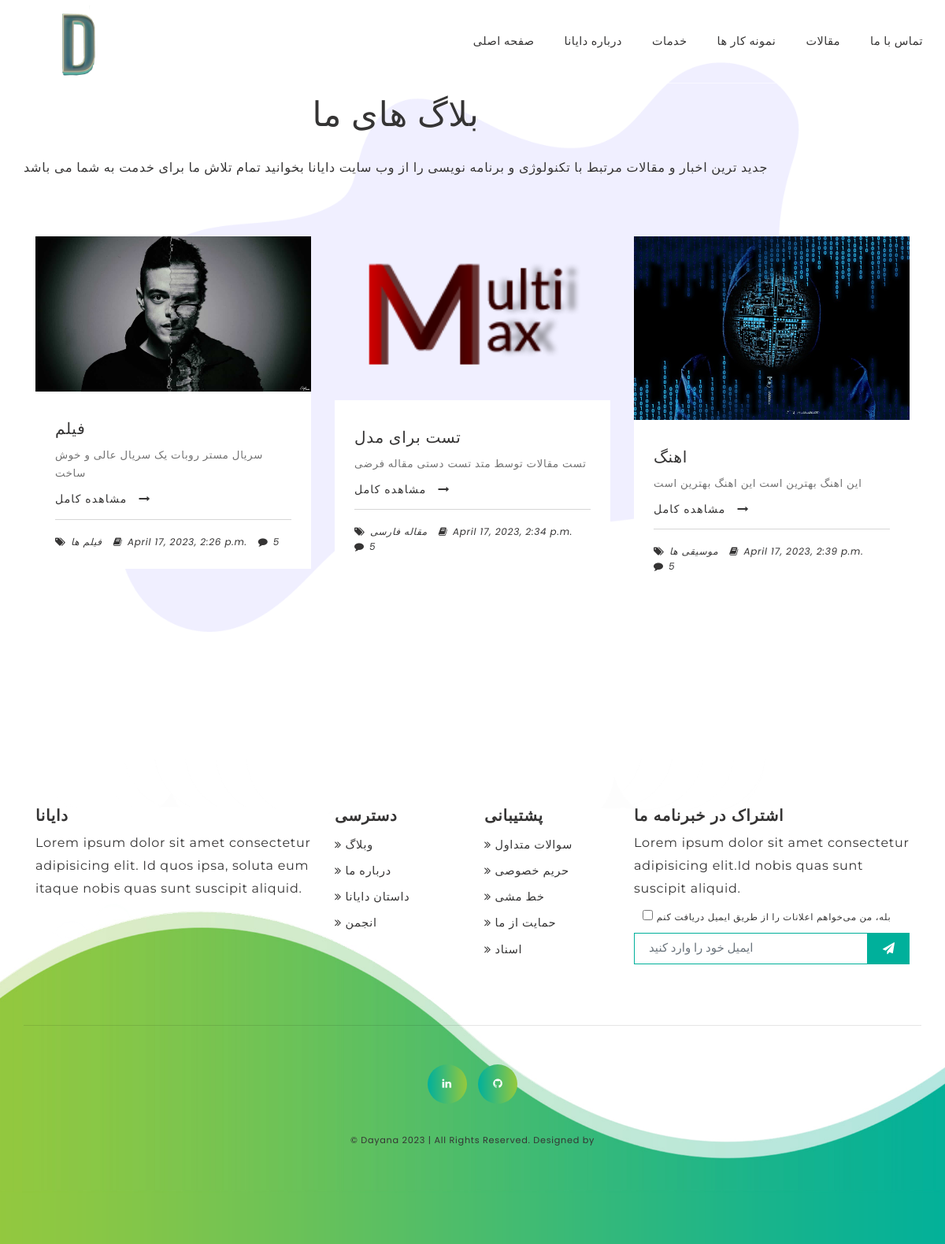
Screenshot of /blog/ with the database file from the repository.
### blog/models.py (models this page shows, shortened)
class Article(models.Model):
    title   = models.CharField(max_length=100)
    content = models.TextField()
    publish = models.BooleanField(default=True)
    image   = models.ImageField(upload_to='images/')
    created_at = models.DateTimeField(auto_now_add=True)
    category   = models.CharField(max_length=50)

### blog/views.py (the view)
# urls.py: path('blog/',blogs,name='blog'),
def blogs (request):
    blogs = Article.objects.all()
    context = {
        'blogs':blogs
    }
    return render(request,'blog.html',context)

### templates/blog.html
{% extends 'base.html' %}
{% block content%}
 <section class="blog padding" id="blog" data-scroll-index="6">
    <div class="container">
        <div class="row">
            <div class="text-center">
                <h2 class="heading-primary mb-5">بلاگ های ما</h2>
                <p class="mb-5">جدید ترین اخبار و مقالات مرتبط با تکنولوژی و برنامه نویسی را از وب سایت دایانا بخوانید تمام تلاش ما برای خدمت به شما می باشد </p>
            </div>
            {% for blog in blogs %}
            <div class="col-lg-4 col-md-6 col-sm-10 mx-auto">
                <div class="blog-img">
                    <img src={{blog.image.url}} alt="blog-image">
                </div>
                <div class="blog-item">
                    <div class="post-title">
                        <a href="#0">
                            <h3>{{blog.title}}</h3>
                        </a>
                    </div>
                    <div class="post-content">
                        <p>
                            {{blog.content}}
                        </p>
                        <a href="#0" class="button">مشاهده کامل<i class="fa fa-long-arrow-right"></i></a>
                    </div>
                    <div class="headerhr mt-4"></div>
                    <div class="post-meta">
                        <ul>
                            <li>
                                <i class="fa fa-tags"></i>
                                <span>{{blog.category}}</span>
                            </li>
                            <li>
                                <i class="fa fa-book"></i>
                                <span>{{blog.created_at}}</span>
                            </li>
                            <li>
                                <i class="fa fa-comment"></i>
                                <a href="#0">5</a>
                            </li>
                        </ul>
                    </div>
                </div>
            </div>
            {% endfor %}
        </div>
    </div>
</section>
{% endblock content%}

### templates/base.html (shortened to what this page needs)
<!DOCTYPE html>
<html lang="en">
<head>
    <link rel="stylesheet" href="/static/css/bootstrap.min.css">
    <link rel="stylesheet" href="/static/css/font-awesome-4.7.0/css/font-awesome.min.css">
    <link href="/static/css/magnific-popup.css" rel="stylesheet">
    <link href="/static/css/owl.carousel.min.css" rel="stylesheet">
    <link href="/static/css/owl.theme.default.min.css" rel="stylesheet">
    <link rel=" stylesheet" href="/static/css/style.css">
</head>
<body>
    <nav class="navbar navbar-expand-lg">
        <a class="navbar-brand" href="#home">
            <img src="/static/img/logo.png" alt="header-Logo" class="logo"></a>
        <div class="collapse navbar-collapse" id="navbarText">
            <ul class="navbar-nav ml-auto line">
                <li class="nav-item">
                    <a style="font-family: Tahoma ;" class="nav-link" href="{% url 'home' %}" >   صفحه اصلی  </a>
                </li>
                <li class="nav-item">
                    <a style="font-family: Tahoma ;" class="nav-link" href="{% url 'about' %}" > درباره دایانا</a>
                </li>
                <li class="nav-item">
                    <a style="font-family: Tahoma ;" class="nav-link" href="{% url 'services' %}" >خدمات </a>
                </li>
                <li class="nav-item">
                    <a style="font-family: Tahoma ;" class="nav-link" href="{% url 'portfolio' %}" >  نمونه کار ها</a>
                </li>
                <li class="nav-item">
                    <a style="font-family: Tahoma ;" class="nav-link" href="{% url 'blog' %}">مقالات</a>
                </li>
                <li class="nav-item">
                    <a style="font-family: Tahoma ;" class="nav-link" href="{% url 'contact' %}" >   تماس با ما </a>
                </li>
            </ul>
        </div>
    </nav>
    {% block content %}
    {% endblock content %}
    <section class="footer padding">
        <div class="container">
            <div class="row">
                <div class="col-lg-4 col-md-6 mb-sm-5 mb-3">
                    <h3  class="heading-tertiary mb-3"> دایانا</h3>
                    <p>Lorem ipsum dolor sit amet consectetur adipisicing elit. Id quos ipsa, soluta eum itaque nobis
                        quas sunt suscipit aliquid.</p>
                </div>
                <div class="col-lg-2 col-md-6 mb-sm-5 mb-3">
                    <h3  class="heading-tertiary mb-3">دسترسی </h3>
                    <ul>
                        <li><i class="fa fa-angle-double-right"></i>
                            <a  style="font-family: Tahoma ;" href="{% url 'blog' %}"> وبلاگ </a>
                        </li>
                        <li><i class="fa fa-angle-double-right"></i>
                            <a style="font-family: Tahoma ;" href="{% url 'about' %}">درباره ما </a>
                        </li>
                        <li><i class="fa fa-angle-double-right"></i>
                            <a style="font-family: Tahoma ;" href="#0">داستان دایانا</a>
                        </li>
                        <li><i class="fa fa-angle-double-right"></i>
                            <a style="font-family: Tahoma ;" href="#0"> انجمن </a>
                        </li>
                    </ul>
                </div>
                <div class="col-lg-2 col-md-6 mb-sm-5 mb-3">
                    <h3 class="heading-tertiary mb-3">پشتیبانی</h3>
                    <ul>
                        <li><i class="fa fa-angle-double-right"></i>
                            <a style="font-family: Tahoma ;" href="#0">سوالات متداول</a>
                        </li>
                        <li><i class="fa fa-angle-double-right"></i>
                            <a style="font-family: Tahoma ;" href="#0">حریم خصوصی</a>
                        </li>
                        <li><i class="fa fa-angle-double-right"></i>
                            <a style="font-family: Tahoma ;" href="#0">خط مشی</a>
                        </li>
                        <li><i class="fa fa-angle-double-right"></i>
                            <a style="font-family: Tahoma ;" href="#0">حمایت از ما</a>
                        </li>
                        <li><i class="fa fa-angle-double-right"></i>
                            <a style="font-family: Tahoma ;" href="#0">اسناد</a>
                        </li>
                    </ul>
                </div>
                <div class="col-lg-4 col-md-6 mb-sm-5 mb-3">
                    <h3 class="heading-tertiary mb-3">اشتراک در خبرنامه ما</h3>
                    <p>Lorem ipsum dolor sit amet consectetur adipisicing elit.Id nobis
                        quas sunt suscipit aliquid.</p>
                    <form class="form mt-3">
                        <div class="form-check mb-3"> <label class="form-check-label"> <input type="checkbox"
                                    name="checkbox"> <small>بله، من می‌خواهم اعلانات را از طریق ایمیل دریافت کنم
                                </small></label>
                        </div>
                        <div class="input-group">
                            <input style="font-family: Tahoma ;" name="email" type="email" class="form-control" placeholder="ایمیل خود را وارد کنید"
                                required>
                            <button class="btn" type="submit"><i class="fa fa-paper-plane"></i></button>
                        </div>
                    </form>
                </div>
            <hr class="clearfix w-100 color-dark">
            <div class="offset-md-3 col-md-6 offset-md-3">
                <div class="social-links">
                    <ul>
                        <li><a href="https://www.linkedin.com/in/dayana-programming-family-92ba2825b/"><i class="fa fa-linkedin fa-fw"></i></a></li>
                        <li><a href="https://github.com/Dayana-World"><i class="fa fa-github fa-fw"></i></a></li>
                    </ul>
                </div>
                <div class="copyright">
                    <div class="copyright">
                        <h5> &copy; Dayana 2023 | All Rights Reserved. Designed by </h5>
                    </div>
                </div>
            </div>
        </div>
</section>
</body>
</html>

### rows the page displays
Article: image (picture), title "فیلم", content "سریال مستر روبات یک سریال عالی و خوش ساخت", category "فیلم ها", created_at "April 17, 2023, 2:26 p.m."
Article: image (picture), title "تست برای مدل", content "تست مقالات توسط متد تست دستی مقاله فرضی", category "مقاله فارسی", created_at "April 17, 2023, 2:34 p.m."
Article: image (picture), title "اهنگ", content "این اهنگ بهترین است این اهنگ بهترین است", category "موسیقی ها", created_at "April 17, 2023, 2:39 p.m."
